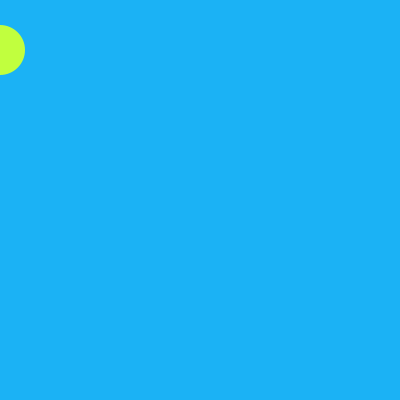
Frame 1 (no input)
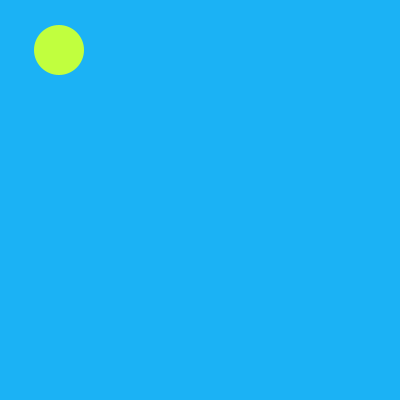
Frame 60 (the mouse pressed at the canvas centre just before this capture)
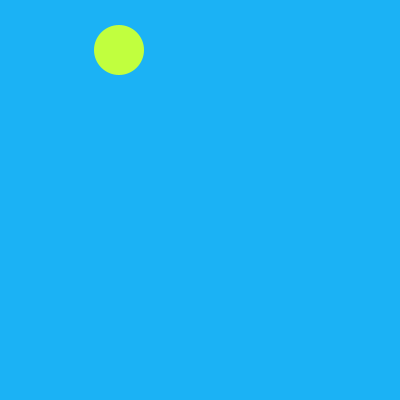
Frame 120 (the mouse held since frame 60 and released just before this capture)

The Processing sketch that drew these frames (run headless with seeded random() and noise(); from frame 60 on, the mouse is pressed at the canvas centre):

// Processing sketch: processing_123963
// ── processing_123963.pde

float circle_x =0;

void setup() {
  size(400,400);
  
  noStroke();
  fill(#C1FF3E);
}

void draw() {
  background(#1BB2F5);
  
  ellipse(circle_x,50,50,50);
  
  circle_x = circle_x + 1;
}
